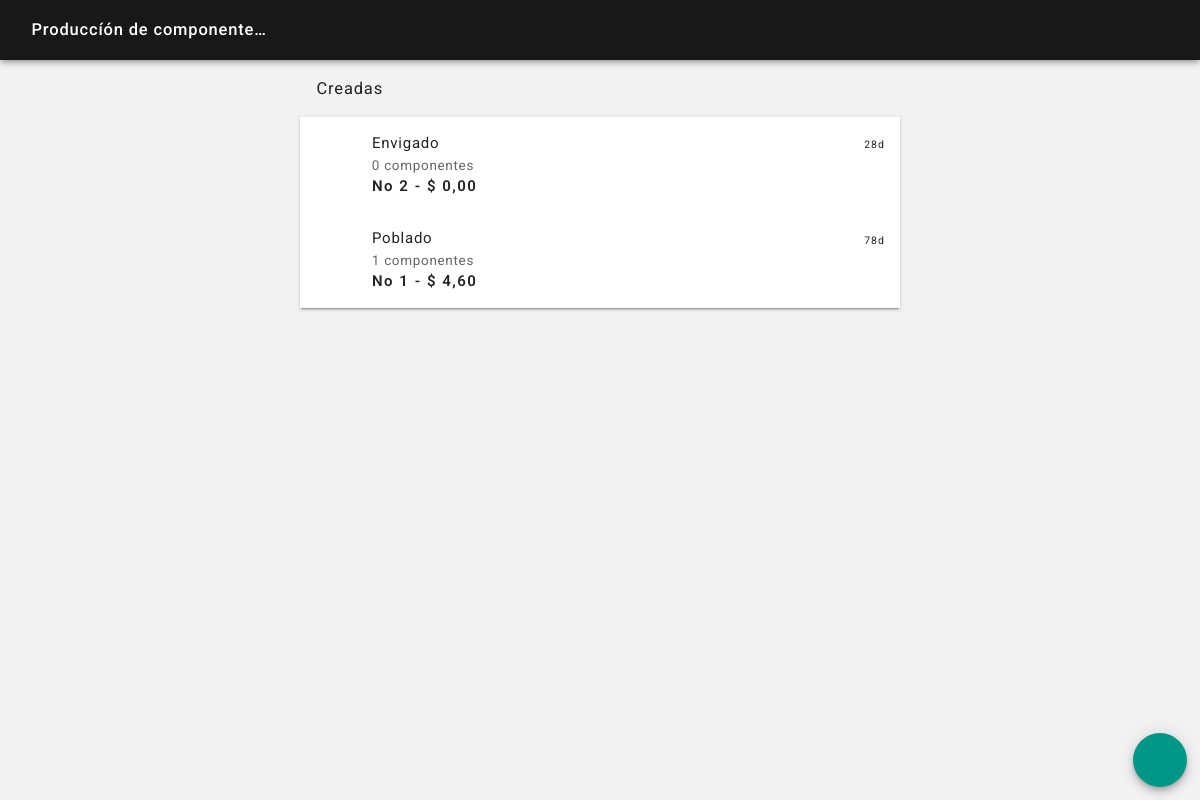
The app's page /producciones_ver.php (signed in) with its own data.
### tables this page shows
CREATE TABLE `producciones` (
  `id` int(15) NOT NULL,
  `fecha` datetime NOT NULL,
  `fecha_envio` datetime NOT NULL,
  `fecha_recibe` datetime NOT NULL,
  `usuario` int(15) NOT NULL,
  `origen` int(15) NOT NULL,
  `destino` int(15) NOT NULL,
  `estado` varchar(50) NOT NULL,
  `usuario_recibe` int(15) NOT NULL
);

CREATE TABLE `locales` (
  `id` int(15) NOT NULL,
  `fecha` datetime NOT NULL,
  `usuario` int(15) NOT NULL,
  `local` varchar(50) NOT NULL,
  `direccion` varchar(100) NOT NULL,
  `telefono` varchar(15) NOT NULL,
  `tipo` varchar(50) NOT NULL,
  `apertura` time NOT NULL,
  `cierre` time NOT NULL,
  `propina` int(3) NOT NULL,
  `imagen` varchar(2) NOT NULL,
  `imagen_nombre` varchar(50) NOT NULL
);

### sis/tiempo_transcurrido.php (called while the page is built)
<?php
$segundos_transcurridos = round(strtotime('now') - strtotime($fecha));
$minutos_transcurridos = round((strtotime('now') - strtotime($fecha)) / 60);
$horas_transcurridas = round((strtotime('now') - strtotime($fecha)) / 3600);
$dias_transcurridos = round((strtotime('now') - strtotime($fecha)) / 86400);
if ($segundos_transcurridos <= 60)
{
    $tiempo_transcurrido = "$segundos_transcurridos" . "s";
}
else
{
    if ($minutos_transcurridos <= 60)
    {
        $tiempo_transcurrido = "$minutos_transcurridos" . "m";
    }
    else
    {
        if ($horas_transcurridas <= 24)
        {
            $tiempo_transcurrido = "$horas_transcurridas" . "h";
        }
        else
        {
            $tiempo_transcurrido = "$dias_transcurridos" . "d";
        }
    }
}
?>

### producciones_ver.php (the view, shortened to what this page needs)
<?php
include ("sis/nombre_sesion.php");
?>
<?php
if(isset($_POST['body_snack'])) $body_snack = $_POST['body_snack']; elseif(isset($_GET['body_snack'])) $body_snack = $_GET['body_snack']; else $body_snack = null;
?>
<!DOCTYPE html>
<html lang="es">
<head>
    <?php
    include ("partes/head.php");
    ?>
</head>
<body <?php echo $body_snack; ?>>
<header class="rdm-toolbar--contenedor">
    <div class="rdm-toolbar--fila">
        <div class="rdm-toolbar--izquierda">
            <h2 class="rdm-toolbar--titulo">Produccíón de componentes producidos</h2>
        </div>
    </div>
</header>
<main class="rdm--contenedor-toolbar">
    <?php
    $consulta = $conexion->query("SELECT * FROM producciones WHERE estado = 'creado' ORDER BY fecha DESC");
    if ($consulta->num_rows == 0)
    {
    }
    else
    {
        ?>
        <h2 class="rdm-lista--titulo-largo">Creadas</h2>
        <section class="rdm-lista">
        <?php
        while ($fila = $consulta->fetch_assoc())
        {
            $produccion_id = $fila['id'];
            $destino = $fila['destino'];
            $fecha = date('Y-m-d H:i:s', strtotime($fila['fecha']));
            include ("sis/tiempo_transcurrido.php");
            $consulta_destino = $conexion->query("SELECT * FROM locales WHERE id = $destino");
            if ($filas_destino = $consulta_destino->fetch_assoc())
            {
                $local_destino = ucfirst($filas_destino['local']);
            }
            else
            {
                $local_destino = "No se ha asignado un local";
            }
            $costo_produccion = 0;
            $consulta_cantidad = $conexion->query("SELECT * FROM producciones_componentes WHERE produccion_id = '$produccion_id'");
            if ($consulta_cantidad->num_rows == 0)
            {
                $cantidad_componentes = $consulta_cantidad->num_rows;
                $cantidad_componentes = "$cantidad_componentes componentes";
            }
            else
            {
                $cantidad_componentes = $consulta_cantidad->num_rows;
                $cantidad_componentes = "$cantidad_componentes componentes";
                while ($fila_cantidad = $consulta_cantidad->fetch_assoc())
                {
                    $componente_id = $fila_cantidad['componente_id'];
                    $cantidad = $fila_cantidad['cantidad'];
                    $consulta2 = $conexion->query("SELECT * FROM componentes WHERE id = $componente_id");
                    if ($filas2 = $consulta2->fetch_assoc())
                    {
                        $costo_unidad = $filas2['costo_unidad'];
                    }
                    else
                    {
                        $componente = "No se ha asignado un componente";
                        $costo_unidad = "0";
                    }
                    $subtotal_costo_unidad = $costo_unidad * $cantidad;
                    $costo_produccion = $costo_produccion + $subtotal_costo_unidad;
                }
            }
            ?>
            <a href="producciones_detalle.php?produccion_id=<?php echo "$produccion_id"; ?>&destino=<?php echo "$destino"; ?>">
                <article class="rdm-lista--item-doble">
                    <div class="rdm-lista--izquierda">
                        <div class="rdm-lista--contenedor">
                            <div class="rdm-lista--icono"><span class="rdm-lista--texto-negativo"><i class="zmdi zmdi-invert-colors zmdi-hc-2x"></i></span></div>
                        </div>
                        <div class="rdm-lista--contenedor">
                            <h2 class="rdm-lista--titulo"><?php echo ucfirst("$local_destino"); ?></h2>
                            <h2 class="rdm-lista--texto-secundario"><?php echo ucfirst("$cantidad_componentes"); ?></h2>
                            <h2 class="rdm-lista--texto-valor">No <?php echo "$produccion_id"; ?> - $ <?php echo number_format($costo_produccion, 2, ",", "."); ?></h2>
                        </div>
                    </div>
                    <div class="rdm-lista--derecha">
                        <span class="rdm-lista--texto-tiempo"><?php echo "$tiempo_transcurrido"; ?></span>
                    </div>
                </article>
            </a>
            <?php
        }
        ?>
        </section>
        <?php
    }
    ?>
</main>
<footer>
    <a href="producciones_agregar.php"><button class="rdm-boton--fab" ><i class="zmdi zmdi-plus zmdi-hc-2x"></i></button></a>
</footer>
</body>
</html>

### css/estilos.css (style rules this page uses)
body { background-color: rgba(0, 0, 0, 0.05); color: #222; font-family: 'Roboto', sans-serif, arial; font-size: 15px; font-weight: 300; margin: 0; }
a { color: inherit; text-decoration: none; outline: none; }
.rdm--contenedor-toolbar, .rdm--contenedor-toolbar-tabs { box-sizing: border-box; margin: 0 auto; max-width: 600px; width: 95%; margin-top: 4.5rem; }
.rdm--contenedor-toolbar, .rdm--contenedor-zona { box-sizing: border-box; margin: 0 auto; max-width: 600px; width: 95%; margin-top: 4.5rem; }

### css/toolbar.css (style rules this page uses)
.rdm-toolbar--contenedor { box-shadow: 0px 2px 4px -1px rgba(0, 0, 0, 0.2), 0px 4px 5px 0px rgba(0, 0, 0, 0.14), 0px 1px 10px 0px rgba(0, 0, 0, 0.12); box-sizing: border-box; color: #fff; left: 0; position: fixed; top: 0; width: 100%; z-index: 1; }
.rdm-toolbar--fila, .rdm-toolbar--fila-tab { background-color: rgba(0,0,0,0.9); align-items: center; display: flex; justify-content: space-between; padding: 1em; height: 2em; }
.rdm-toolbar--izquierda, .rdm-toolbar--centro, .rdm-toolbar--derecha { display: flex; align-items: center; }
.rdm-toolbar--titulo, .rdm-toolbar--titulo-centro, .rdm-toolbar--texto-secundario { font-size: 1.1em; font-weight: 500; letter-spacing: 0.05em; line-height: 1.5em; margin: 0 0 0 1em; max-width: 240px; white-space: nowrap; overflow: hidden; text-overflow: ellipsis; }

### css/botones.css (style rules this page uses)
button { border-radius: 0.2em; border: none; box-shadow: 0px 3px 1px -2px rgba(0, 0, 0, 0.2), 0px 2px 2px 0px rgba(0, 0, 0, 0.14), 0px 1px 5px 0px rgba(0, 0, 0, 0.12); box-sizing: border-box; color: rgba(255, 255, 255, 1); display: inline-block; font-family: 'Roboto', sans-serif, arial; font-size: 0.9em; font-weight: 500; letter-spacing: 0.05em; outline: none; padding: 1em 1em 0.9em 1em; text-align: center; text-decoration: none; text-transform: uppercase; transition: 250ms linear; vertical-align: middle; }
.rdm-boton--fab { background-color: #009688; border-radius: 50%; bottom: 1em; box-shadow: 0px 3px 5px -1px rgba(0, 0, 0, 0.2), 0px 6px 10px 0px rgba(0, 0, 0, 0.14), 0px 1px 18px 0px rgba(0, 0, 0, 0.12); height: 4em; position: fixed; right: 1em; width: 4em; z-index: 200; }

### css/listas.css (style rules this page uses)
.rdm-lista, .rdm-lista-sencillo, .rdm-lista-amplio, .rdm-lista-amplia, .rdm-lista--porcentaje { background-color: #fff; box-shadow: 0px 3px 1px -2px rgba(0, 0, 0, 0.2), 0px 2px 2px 0px rgba(0, 0, 0, 0.14), 0px 1px 5px 0px rgba(0, 0, 0, 0.12); box-sizing: border-box; margin: 0 auto; margin-bottom: 1em; width: 100%; }
.rdm-lista--titulo-largo { font-size: 1.1em; font-weight: 400; letter-spacing: 0.05em; padding: 0.5em 1em 0.25em 1em; }
.rdm-lista--item-doble { align-items: flex-start; display: flex; justify-content: space-between; padding: 1em; }
.rdm-lista--izquierda, .rdm-lista--izquierda-sencillo, .rdm-lista--derecha { display: flex; }
.rdm-lista--contenedor { display: inline-block; }
.rdm-lista--icono { display: table-cell; height: 2.8em; text-align: center; vertical-align: middle; width: 2.8em; }
.rdm-lista--titulo, .rdm-lista--texto-secundario, .rdm-lista--texto-valor, .rdm-lista--titulo-amplio, .rdm-lista--mensaje, .rdm-lista--texto-secundario-porcentaje, .rdm-lista--texto-valor-porcentaje, .rdm-lista--texto-porcentaje, .rdm-lista--titulo-porcentaje, .rdm-lista--texto-unidad { font-size: 1em; font-weight: 400; letter-spacing: 0.05em; line-height: 1.5em; margin: 0 0 0 1em; }
.rdm-lista--texto-valor { font-weight: 600; letter-spacing: 0.1em; }
.rdm-lista--texto-secundario { color: rgba(0, 0, 0, 0.6); line-height: 1.5em; font-size: 0.9em; margin: 0 0 0 1.1em; }
.rdm-lista--texto-tiempo { font-size: 0.7em; font-weight: 400; letter-spacing: 0.1em; padding-top: 0.7em; }

### css/formularios.css (style rules this page uses)
input, button, textarea { appearance: none; outline: none; -webkit-appearance: none; }

### records on screen
producciones: locales.local "Envigado", cantidad_componentes "0 componentes", id "2", costo_produccion "0,00", fecha "28d"
producciones: locales.local "Poblado", cantidad_componentes "1 componentes", id "1", costo_produccion "4,60", fecha "78d"
